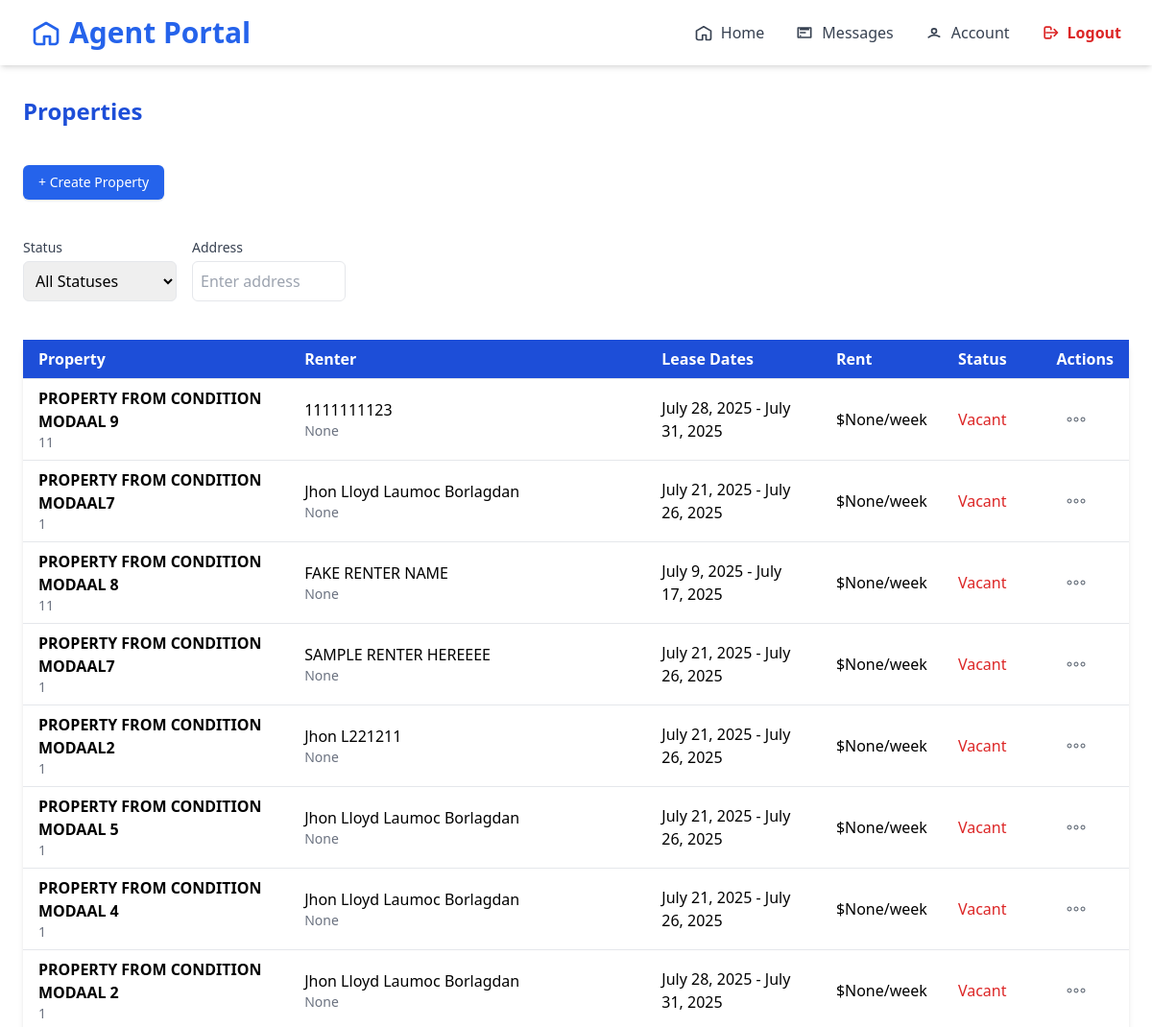
Page /agent/properties/ (signed in, upper part) on the earlier database version.
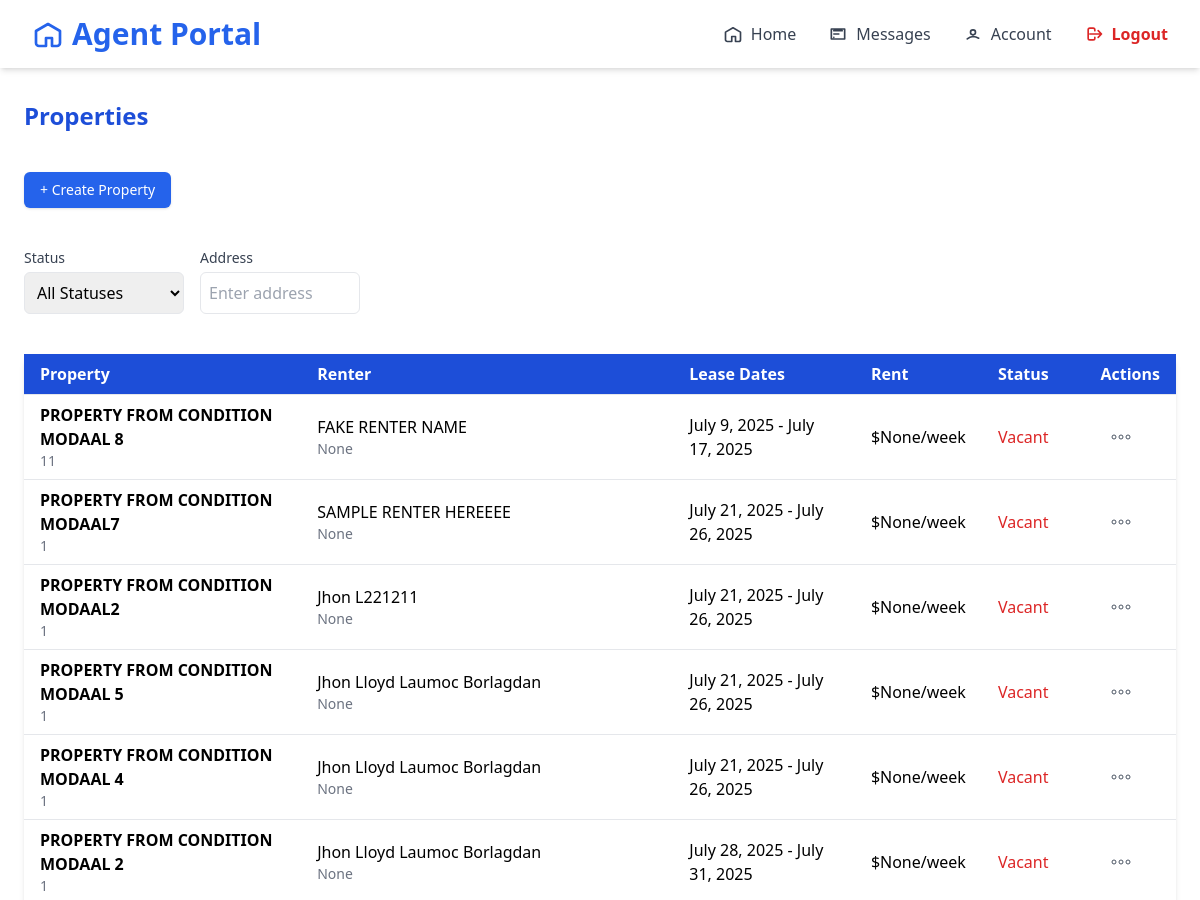
Same page on the later database version.
### agent/models/propertyAgent.py (models this page shows, shortened)
class Property(models.Model):
    renter = models.ForeignKey(Renter, on_delete=models.SET_NULL, related_name='rent_property', null=True, blank=True)
    agent = models.ForeignKey(AgentRegister, on_delete=models.CASCADE, null=False, related_name='own_properties')
    name = models.CharField(max_length=100, blank=True, null=True)
    floor_count = models.PositiveIntegerField(blank=True, null=True)
    state = models.CharField(max_length=100, blank=True, null=True)
    city = models.CharField(max_length=100, blank=True, null=True)
    address = models.TextField(blank=True, null=True)
    renter_name = models.CharField(max_length=100, blank=True, null=True)
    renter_contact = models.CharField(max_length=20, blank=True, null=True)
    rent = models.DecimalField(max_digits=10, decimal_places=2, blank=True, null=True)
    postal_code = models.CharField(max_length=20, blank=True, null=True)
    created_at = models.DateTimeField(auto_now_add=True, blank=True, null=True)
    updated_at = models.DateTimeField(auto_now=True, blank=True, null=True)
    property_photo = models.ImageField(upload_to='property_photos/', blank=True, null=True)
    condition_report = models.ImageField(upload_to='condition_reports/', blank=True, null=True)
    lease_start = models.DateField()
    lease_end = models.DateField()
    STATUS_CHOICES = [
        ('occupied', 'Occupied'),
        ('vacant', 'Vacant'),
    ]
    status = models.CharField(max_length=10, choices=STATUS_CHOICES, default='vacant')

### renter/models/renter.py (models this page shows)
class Renter(models.Model):
    user = models.OneToOneField(User, on_delete=models.CASCADE,null=True)
    name = models.CharField(max_length=255)
    email = models.EmailField(unique=True)
    phone = models.CharField(max_length=20)
    password = models.CharField(max_length=128)  # store hashed password (later)
    gender = models.CharField(max_length=10, blank=True, null=True)
    date_of_birth = models.DateField(blank=True, null=True)
    company_name = models.CharField(max_length=255, blank=True, null=True)
    contact_person = models.CharField(max_length=255, blank=True, null=True)
    contact_person_email = models.EmailField(blank=True, null=True)
    contact_phone = models.CharField(max_length=20, blank=True, null=True)
    state = models.CharField(max_length=100, blank=True, null=True)
    city = models.CharField(max_length=100, blank=True, null=True)
    zip_code = models.CharField(max_length=20, blank=True, null=True)
    company_address_line1 = models.CharField(max_length=255, blank=True, null=True)
    company_address_line2 = models.CharField(max_length=255, blank=True, null=True)
    company_postal_code = models.CharField(max_length=20, blank=True, null=True)
    upload_option = models.CharField(max_length=50, blank=True, null=True)  # 'manual' or 'report'
    property_image = models.ImageField(upload_to='property_images/', blank=True, null=True)
    floor_count = models.PositiveIntegerField(blank=True, null=True)
    room_count = models.PositiveIntegerField(blank=True, null=True)
    rooms = models.JSONField(blank=True, null=True)  # example: [{"type": "Bedroom"}, {"type": "Kitchen"}]
    address_line1 = models.CharField(max_length=255, blank=True, null=True)
    address_line2 = models.CharField(max_length=255, blank=True, null=True)
    house_state = models.CharField(max_length=100, blank=True, null=True)
    house_city = models.CharField(max_length=100, blank=True, null=True)
    house_zip = models.CharField(max_length=20, blank=True, null=True)
    def __str__(self):
        return self.name

### agent/views.py (the view)
# urls.py: path('properties/', views.PropertiesListView.as_view(), name='manage_properties'),
@method_decorator(login_required, name='dispatch')
class PropertiesListView(ListView):
    model = Property
    template_name = 'components/home/propertiesList.html'
    context_object_name = 'properties'
    def get_queryset(self):
        queryset = super().get_queryset()
        status = self.request.GET.get('status')
        address = self.request.GET.get('address')
        if status:
            queryset = queryset.filter(status=status)  # Fixed: assumed 'status' instead of 'state'
        if address:
            queryset = queryset.filter(address__icontains=address)  # Case-insensitive partial match
        return queryset.order_by('-created_at')
    def get_context_data(self, **kwargs):
        context = super().get_context_data(**kwargs)
        context['filter_status'] = self.request.GET.get('status', '')
        context['filter_address'] = self.request.GET.get('address', '')
        return context

### agent/templates/components/home/propertiesList.html (shortened to what this page needs)
{% extends "baseAgent.html" %}
{% load widget_tweaks %}
{% block content %}
{% include 'components/home/navigatorBaseAgent.html' %}
<div class="max-w-7xl mx-auto px-6 py-8 space-y-10">
    <h2 class="text-2xl font-bold mb-4 text-blue-700">Properties</h2>
    <div class="flex justify-start mb-4 gap-4">
        <a href="{% url 'property_create' %}"
            class="bg-blue-600 hover:bg-blue-700 text-white font-medium px-4 py-2 rounded-md shadow text-sm">
            + Create Property
        </a>
    </div>
    <form method="GET" class="mb-6">
        <div class="flex flex-col md:flex-row gap-4">
            <div>
                <label for="status" class="block text-sm font-medium text-gray-700">Status</label>
                <select name="status" id="status" class="mt-1 p-2 border rounded-md w-full md:w-40" onchange="this.form.submit()">
                    <option value="">All Statuses</option>
                </select>
            </div>
            <div>
                <label for="address" class="block text-sm font-medium text-gray-700">Address</label>
                <input type="text" name="address" id="address" value="{{ filter_address }}"
                    class="mt-1 p-2 border rounded-md w-full md:w-40"
                    placeholder="Enter address"
                    onchange="this.form.submit()">
            </div>
        </div>
    </form>
    <div class="bg-white shadow-md rounded-lg">
        <table class="min-w-full table-auto">
            <thead class="bg-blue-700 text-white">
                <tr>
                    <th class="px-4 py-2 text-left">Property</th>
                    <th class="px-4 py-2 text-left">Renter</th>
                    <th class="px-4 py-2 text-left">Lease Dates</th>
                    <th class="px-4 py-2 text-left">Rent</th>
                    <th class="px-4 py-2 text-left">Status</th>
                    <th class="px-4 py-2 text-left">Actions</th>
                </tr>
            </thead>
            <tbody>
                {% for property in properties %}
                    <tr class="border-t">
                        <td class="px-4 py-2">
                            <div class="font-semibold">{{ property.name }}</div>
                            <div class="text-sm text-gray-500">{{ property.address }}</div>
                        </td>
                        <td class="px-4 py-2">
                            <div>{{ property.renter }}</div>
                            <div class="text-sm text-gray-500">{{ property.renter_contact }}</div>
                        </td>
                        <td class="px-4 py-2">{{ property.lease_start }} - {{ property.lease_end }}</td>
                        <td class="px-4 py-2">${{ property.rent }}/week</td>
                        <td class="px-4 py-2">
                            <span class="{% if property.status == 'occupied' %}text-green-600{% else %}text-red-600{% endif %}">
                            {{ property.status|title }}
                            </span>
                        </td>
                        <td class="px-4 py-2 text-sm">
                            <div x-data="{ open: false }" class="relative inline-block text-left">
                                <button @click="open = !open" @click.away="open = false" type="button" class="p-2 rounded-full hover:bg-gray-200 focus:outline-none" aria-label="Actions">
                                    <svg class="w-6 h-6 text-gray-600" fill="none" stroke="currentColor" viewBox="0 0 24 24">
                                    <circle cx="5" cy="12" r="2"/>
                                    <circle cx="12" cy="12" r="2"/>
                                    <circle cx="19" cy="12" r="2"/>
                                    </svg>
                                </button>
                            </div>
                        </td>
                    </tr>
                {% empty %}
                    <tr>
                        <td colspan="6" class="text-center py-4 text-gray-500">No properties available.</td>
                    </tr>
                {% endfor %}
            </tbody>
        </table>
    </div>
</div>
{% endblock %}

Differences in the rows shown:
removed Property: name "PROPERTY FROM CONDITION MODAAL 9", address "11", renter "1111111123", renter_contact "None", lease_start "July 28, 2025", lease_end "July 31, 2025", rent "None", status "Vacant"
removed Property: name "PROPERTY FROM CONDITION MODAAL7", address "1", renter "Jhon Lloyd Laumoc Borlagdan", renter_contact "None", lease_start "July 21, 2025", lease_end "July 26, 2025", rent "None", status "Vacant"
